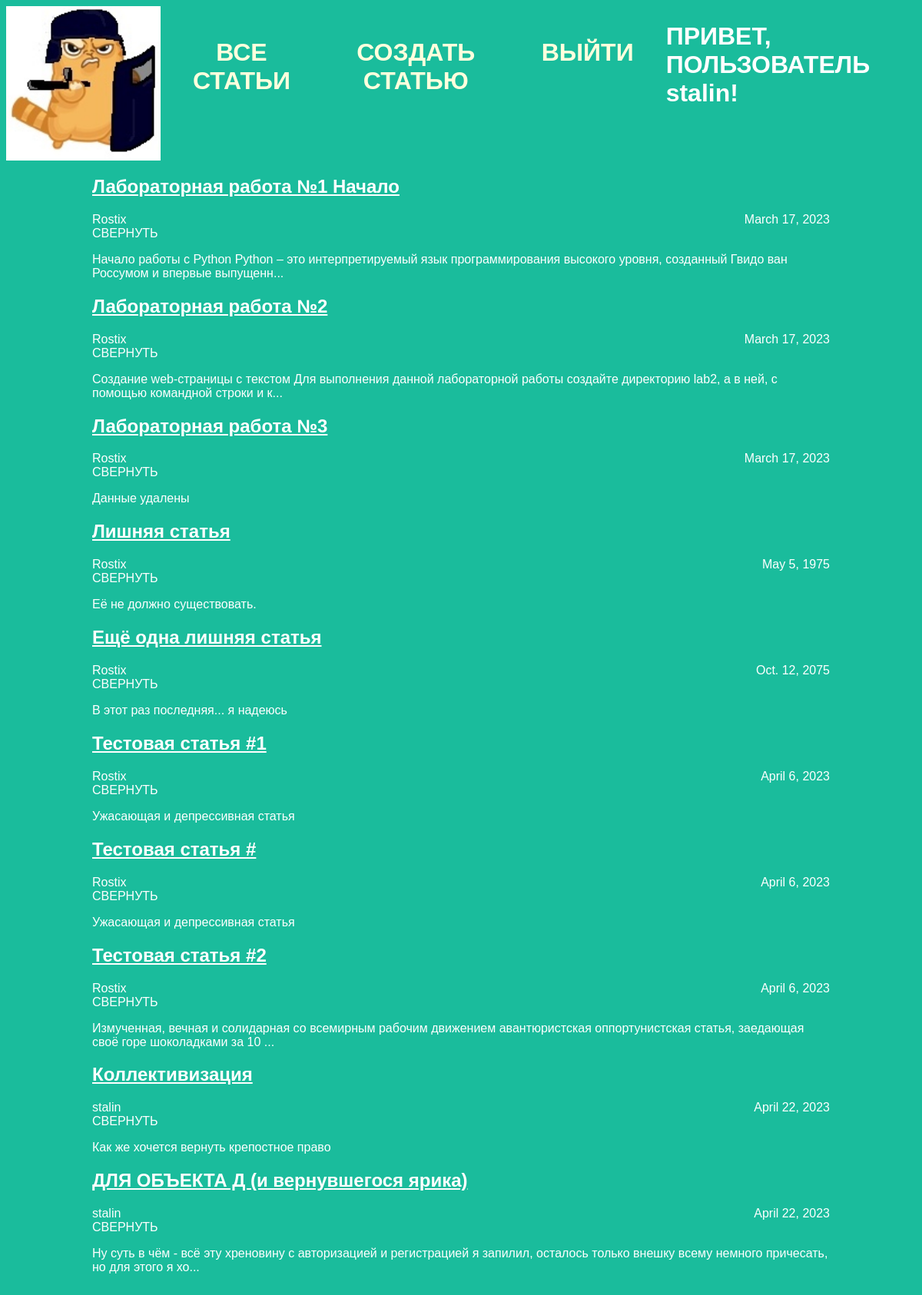
The page /archive/ (signed in) on the database its author committed.
### articles/models.py (models this page shows, shortened)
class Article(models.Model):
    title = models.CharField(max_length=200)
    author = models.ForeignKey(User, on_delete=models.CASCADE)
    text = models.TextField()
    created_date = models.DateField(auto_now_add=True)
    def get_excerpt(self):
        return self.text[:140] + "..." if len(self.text) > 140 else self.text

### articles/views.py (the view)
# urls.py: path('archive/', views.archive),
def archive(request):
    return render(request, 'archive.html', {"posts": Article.objects.all()})

### articles/templates/archive.html (shortened to what this page needs)
<DOCTYPE! html>
<head>
     <link rel="stylesheet" href="{{ STATIC_URL }}/static/archive.css">
</head>
<body>
	<div class="header">
		<img src="{{ STATIC_URL }}/static/img/logo.png" />
		<a href="{{BASE_DIR}}/archive"/><h1>ВСЕ СТАТЬИ</h1></a>
		{% if request.user.is_authenticated %}
		<a href="{{BASE_DIR}}/article/new"><h1>СОЗДАТЬ СТАТЬЮ</h1></a>
		<a href="{{BASE_DIR}}/logout/"><h1>ВЫЙТИ</h1></a>
		<h1>ПРИВЕТ, ПОЛЬЗОВАТЕЛЬ {{ request.user.username}}!</h1>
		{% else %}
		<a href="{{BASE_DIR}}/auth"><h1>АВТОРИЗАЦИЯ</h1></a>
		<a href="{{BASE_DIR}}/reg"><h1>РЕГИСТРАЦИЯ</h1></a>
		{% endif %}
	</div>
	<div class="archive">
		{% for post in posts %}
		<div class="one-post">
			<div class="post-title"><a href="{{BASE_DIR}}/article/{{ post.id }}"><h2>{{ post.title }}</h2></a></div>
			<div class="visible">
				<div class="article-author">{{ post.author.username }}</div>
				<div class="article-created-date">{{ post.created_date }}</div>
			</div>
			<a class="fold-button">СВЕРНУТЬ</a>
			<div class="visible"><div class="article-text visible"><p>{{ post.get_excerpt }}</p></div></div>
		</div>
		{% endfor %}
	</div>
</body>

### articles/static/archive.css (style rules this page uses)
body { background: #1abc9c; font-family: Tahoma, Arial, sans-serif; color: #ffffff; padding-bottom: 100px; }
.visible { display: block; }
.archive { display: block-inline; width: 960px; margin-left: auto; margin-right: auto; }
.post-title a { color: #ffffff; }
.article-author { width: 50%; float: left; }
.article-created-date { text-align: right; }
.header { display: flex; }
.header img { display: block; width: 318px; margin-left: auto; margin-right: auto; float: left; }
.header a { text-decoration: none; }
.header a h1 { float: right; color: #ffffdd; text-align: center; margin: 42px; }

### rows shown on the page
Article: title "Лабораторная работа №1 Начало", author.username "Rostix", created_date "March 17, 2023", get_excerpt "Начало работы с Python Python – это интерпретируемый язык программирования высокого уровня, созданный Гвидо ван Россумом и впервые выпущенн..."
Article: title "Лабораторная работа №2", author.username "Rostix", created_date "March 17, 2023", get_excerpt "Создание web-страницы с текстом Для выполнения данной лабораторной работы создайте директорию lab2, а в ней, с помощью командной строки и к..."
Article: title "Лабораторная работа №3", author.username "Rostix", created_date "March 17, 2023", get_excerpt "Данные удалены"
Article: title "Лишняя статья", author.username "Rostix", created_date "May 5, 1975", get_excerpt "Её не должно существовать."
Article: title "Ещё одна лишняя статья", author.username "Rostix", created_date "Oct. 12, 2075", get_excerpt "В этот раз последняя... я надеюсь"
Article: title "Тестовая статья #1", author.username "Rostix", created_date "April 6, 2023", get_excerpt "Ужасающая и депрессивная статья"
Article: title "Тестовая статья #", author.username "Rostix", created_date "April 6, 2023", get_excerpt "Ужасающая и депрессивная статья"
Article: title "Тестовая статья #2", author.username "Rostix", created_date "April 6, 2023", get_excerpt "Измученная, вечная и солидарная со всемирным рабочим движением авантюристская оппортунистская статья, заедающая своё горе шоколадками за 10 ..."
Article: title "Коллективизация", author.username "stalin", created_date "April 22, 2023", get_excerpt "Как же хочется вернуть крепостное право"
Article: title "ДЛЯ ОБЪЕКТА Д (и вернувшегося ярика)", author.username "stalin", created_date "April 22, 2023", get_excerpt "Ну суть в чём - всё эту хреновину с авторизацией и регистрацией я запилил, осталось только внешку всему немного причесать, но для этого я хо..."

### other values the page prints
{{ request.user.username }} "stalin"
